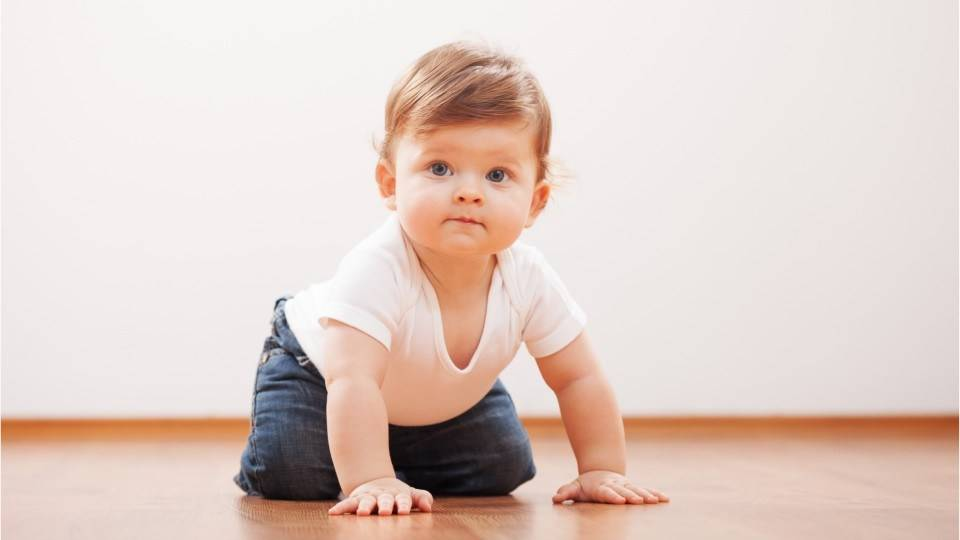
#> input picture Age Detection/samples_images/baby.jpg, 960 x 540 px, found by its file name
$ jupyter execute --allow-errors AgeDetection_Pt_2.ipynb   (shell and % lines are left out)
#> lines starting #> are read from the running program, lines starting #| are printed output that depends on the picture
[cell 1]
import argparse
import cv2
import matplotlib.pyplot as plt
from google.colab.patches import cv2_imshow
import numpy

[cell 2]
from pyagender import PyAgender
#> (the rest of this cell did not finish here and is left out)

[cell 3]
from google.colab import drive
drive.mount('/content/drive')

[cell 4]
#image = cv2.imread('/content/drive/My Drive/APS360/APS360 Project/Age Detection/sample_images/baby.jpg')
image = cv2.imread('/content/drive/My Drive/APS360/Project Files/Image1.jpg')
# displaying image
cv2_imshow(image)

#> (a cell that did not finish here is left out)

[cell 6]
from PIL import Image


img = Image.open('/content/drive/My Drive/APS360/Project Files/baby.jpg')
#> img is the input picture: PIL image 960x540 RGB; mean R, G, B 224.6, 206.9, 199.7

[cell 7]
img

[cell 8]
type(img)

[cell 9]
x_min = 396
y_min = 113
x_max = 519
y_max = 262

x_increase = (x_max - x_min)*0.25
y_increase = (y_max - y_min)*0.25

img_old_cropped = img.crop((x_min, y_min, x_max, y_max))
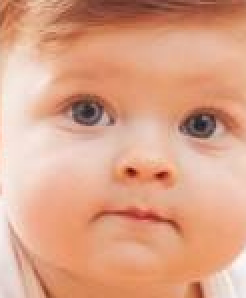
#> img_old_cropped: PIL image 123x149 RGB (shown 2 times larger); mean R, G, B 219.7, 163.2, 136
img_cropped = img.crop((x_min-x_increase, y_min-y_increase, x_max+x_increase, y_max+y_increase))
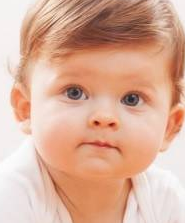
#> img_cropped: PIL image 185x223 RGB; mean R, G, B 218.4, 174.1, 152.7

plt.imshow(img_old_cropped)
#plt.imshow(img_cropped)
#print(img_cropped)

[cell 10]
img_cropped

[cell 11]
open_cv_image = numpy.array(img_cropped)
# Convert RGB to BGR
open_cv_image = open_cv_image[:, :, ::-1].copy()
cv2_imshow(open_cv_image)
print(open_cv_image)
#> (printed output is left out)

[cell 12]
type(img_cropped)

[cell 13]
# Age Detection API. Accepts OpenCV image only
def age_detection_api(image):
    faces = agender.detect_genders_ages(image)
    if len(faces) > 0:
      age = int(round(faces[0]["age"]) - 1)
    else:
      age = -1
    #add extra stuff here
    return age

[cell 14]
image = cv2.imread('/content/drive/My Drive/APS360/Project Files/baby3.jpg')
# displaying image
cv2_imshow(image)

#> (the rest of this cell did not finish here and is left out)

[cell 15]
#Let's try another one!

#image = cv2.imread('/content/drive/My Drive/APS360/APS360 Project/Age Detection/sample_images/baby.jpg')
image = cv2.imread('/content/drive/My Drive/APS360/Project Files/baby.jpg')
# displaying image
cv2_imshow(image)

#> (the rest of this cell did not finish here and is left out)
